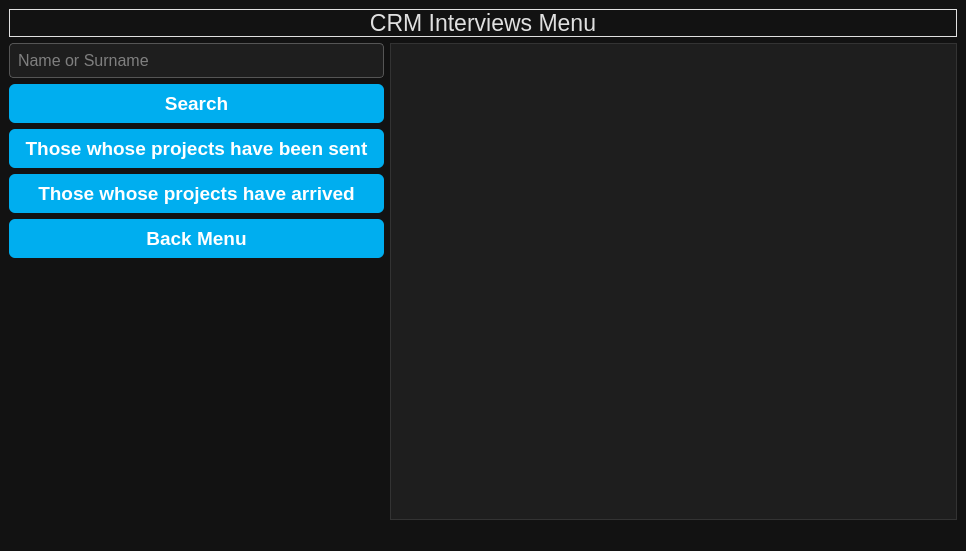
<?xml version="1.0" encoding="UTF-8"?>
<ui version="4.0">
 <class>MainWindow</class>
 <widget class="QMainWindow" name="MainWindow">
  <property name="geometry">
   <rect>
    <x>0</x>
    <y>0</y>
    <width>966</width>
    <height>551</height>
   </rect>
  </property>
  <property name="windowTitle">
   <string>MainWindow</string>
  </property>
  <property name="styleSheet">
   <string notr="true">/* Genel Arka Plan ve Yazı Rengi */
QWidget {
    background-color: #121212;
    color: #E0E0E0;
}

/* QPushButton - Belirgin Buton + Gölgelendirme */
QPushButton {
    background-color: #00AEEF;
    font: bold 14pt &quot;Segoe UI&quot;;
    color: white;
    font-weight: bold; /* Yazı kalın */
    border: none;
    border-radius: 6px;
    padding: 8px 16px;
    box-shadow: 0px 4px 10px rgba(0, 174, 239, 0.6); /* Daha belirgin gölge */
    transition: background-color 0.3s ease;
}

QPushButton:hover {
    background-color: #D32F2F;
    box-shadow: 0px 4px 10px rgba(211, 47, 47, 0.7); /* Hover gölgesi */
}

QPushButton:pressed {
    background-color: #B71C1C;
    box-shadow: inset 0px 2px 4px rgba(0,0,0,0.4); /* Basılı efekti */
}


/* QLineEdit - Belirginlik İçin */
QLineEdit {
    background-color: #1E1E1E;
    color: #E0E0E0;
    border: 1px solid #555;
    border-radius: 4px;
    padding: 6px;
}

/* QComboBox */
QComboBox {
    background-color: #1E1E1E;
    color: #E0E0E0;
    border: 1px solid #555;
    border-radius: 4px;
    padding: 6px;
}

QComboBox::drop-down {
    subcontrol-origin: padding;
    subcontrol-position: top right;
    width: 25px;
    background-color: #2A2A2A;
    border-left: 1px solid #555;
}

QComboBox::down-arrow {
    width: 10px;
    height: 10px;
    image: none; /* Kendi ikonunu kullanacaksan url() ekle */
}

/* Açılır liste görünümü */
QComboBox QAbstractItemView {
    background-color: #2A2A2A;
    color: #E0E0E0;
    selection-background-color: #455A64;
    selection-color: white;
    border: 1px solid #444;
}

/* Tablo Başlıkları */
QHeaderView::section {
    background-color: #E0E0E0;
    color: black;
    font-weight: bold;
    padding: 6px;
    border: none;
}

/* QTableView */
QTableView {
    background-color: #1E1E1E;
    alternate-background-color: #2A2A2A;
    gridline-color: #444;
    color: #E0E0E0;
    selection-background-color: #455A64;
    selection-color: white;
    border: 1px solid #333;
}

QTableView::item {
    padding: 4px;
}
</string>
  </property>
  <widget class="QWidget" name="centralwidget">
   <layout class="QGridLayout" name="gridLayout_4">
    <item row="0" column="0">
     <widget class="QSplitter" name="splitter">
      <property name="orientation">
       <enum>Qt::Horizontal</enum>
      </property>
      <widget class="QWidget" name="layoutWidget">
       <layout class="QGridLayout" name="gridLayout_3" columnstretch="40">
        <item row="0" column="0">
         <widget class="QLabel" name="label">
          <property name="maximumSize">
           <size>
            <width>16777215</width>
            <height>50</height>
           </size>
          </property>
          <property name="font">
           <font>
            <pointsize>17</pointsize>
           </font>
          </property>
          <property name="layoutDirection">
           <enum>Qt::LeftToRight</enum>
          </property>
          <property name="frameShape">
           <enum>QFrame::Box</enum>
          </property>
          <property name="text">
           <string>CRM Interviews Menu</string>
          </property>
          <property name="alignment">
           <set>Qt::AlignCenter</set>
          </property>
         </widget>
        </item>
       </layout>
      </widget>
     </widget>
    </item>
    <item row="1" column="0">
     <layout class="QGridLayout" name="gridLayout_2" columnstretch="15,85">
      <item row="0" column="0">
       <layout class="QGridLayout" name="gridLayout">
        <item row="1" column="0">
         <widget class="QPushButton" name="pushButton_ara">
          <property name="maximumSize">
           <size>
            <width>16777215</width>
            <height>16777215</height>
           </size>
          </property>
          <property name="font">
           <font>
            <family>Segoe UI</family>
            <pointsize>14</pointsize>
            <weight>75</weight>
            <italic>false</italic>
            <bold>true</bold>
           </font>
          </property>
          <property name="text">
           <string>Search</string>
          </property>
         </widget>
        </item>
        <item row="4" column="0">
         <widget class="QPushButton" name="pushButton_tercihler">
          <property name="maximumSize">
           <size>
            <width>16777215</width>
            <height>16777215</height>
           </size>
          </property>
          <property name="font">
           <font>
            <family>Segoe UI</family>
            <pointsize>14</pointsize>
            <weight>75</weight>
            <italic>false</italic>
            <bold>true</bold>
           </font>
          </property>
          <property name="text">
           <string>Back Menu</string>
          </property>
         </widget>
        </item>
        <item row="0" column="0">
         <widget class="QLineEdit" name="lineEdit_ara">
          <property name="minimumSize">
           <size>
            <width>0</width>
            <height>9</height>
           </size>
          </property>
          <property name="maximumSize">
           <size>
            <width>16777215</width>
            <height>16777215</height>
           </size>
          </property>
          <property name="font">
           <font>
            <pointsize>12</pointsize>
           </font>
          </property>
          <property name="styleSheet">
           <string notr="true"/>
          </property>
          <property name="placeholderText">
           <string>Name or Surname</string>
          </property>
         </widget>
        </item>
        <item row="3" column="0">
         <widget class="QPushButton" name="pushButton_ProjesiGelmisOlanlar">
          <property name="maximumSize">
           <size>
            <width>16777215</width>
            <height>16777215</height>
           </size>
          </property>
          <property name="font">
           <font>
            <family>Segoe UI</family>
            <pointsize>14</pointsize>
            <weight>75</weight>
            <italic>false</italic>
            <bold>true</bold>
           </font>
          </property>
          <property name="text">
           <string>Those whose projects have arrived</string>
          </property>
         </widget>
        </item>
        <item row="2" column="0">
         <widget class="QPushButton" name="pushButton_projesiGonderilmisOlanlar">
          <property name="maximumSize">
           <size>
            <width>16777215</width>
            <height>16777215</height>
           </size>
          </property>
          <property name="font">
           <font>
            <family>Segoe UI</family>
            <pointsize>14</pointsize>
            <weight>75</weight>
            <italic>false</italic>
            <bold>true</bold>
           </font>
          </property>
          <property name="text">
           <string>Those whose projects have been sent</string>
          </property>
         </widget>
        </item>
        <item row="5" column="0">
         <spacer name="verticalSpacer">
          <property name="orientation">
           <enum>Qt::Vertical</enum>
          </property>
          <property name="sizeHint" stdset="0">
           <size>
            <width>20</width>
            <height>40</height>
           </size>
          </property>
         </spacer>
        </item>
       </layout>
      </item>
      <item row="0" column="1">
       <widget class="QTableWidget" name="tableWidget"/>
      </item>
     </layout>
    </item>
   </layout>
  </widget>
  <widget class="QMenuBar" name="menubar">
   <property name="geometry">
    <rect>
     <x>0</x>
     <y>0</y>
     <width>966</width>
     <height>26</height>
    </rect>
   </property>
  </widget>
  <widget class="QStatusBar" name="statusbar"/>
 </widget>
 <resources/>
 <connections/>
</ui>
